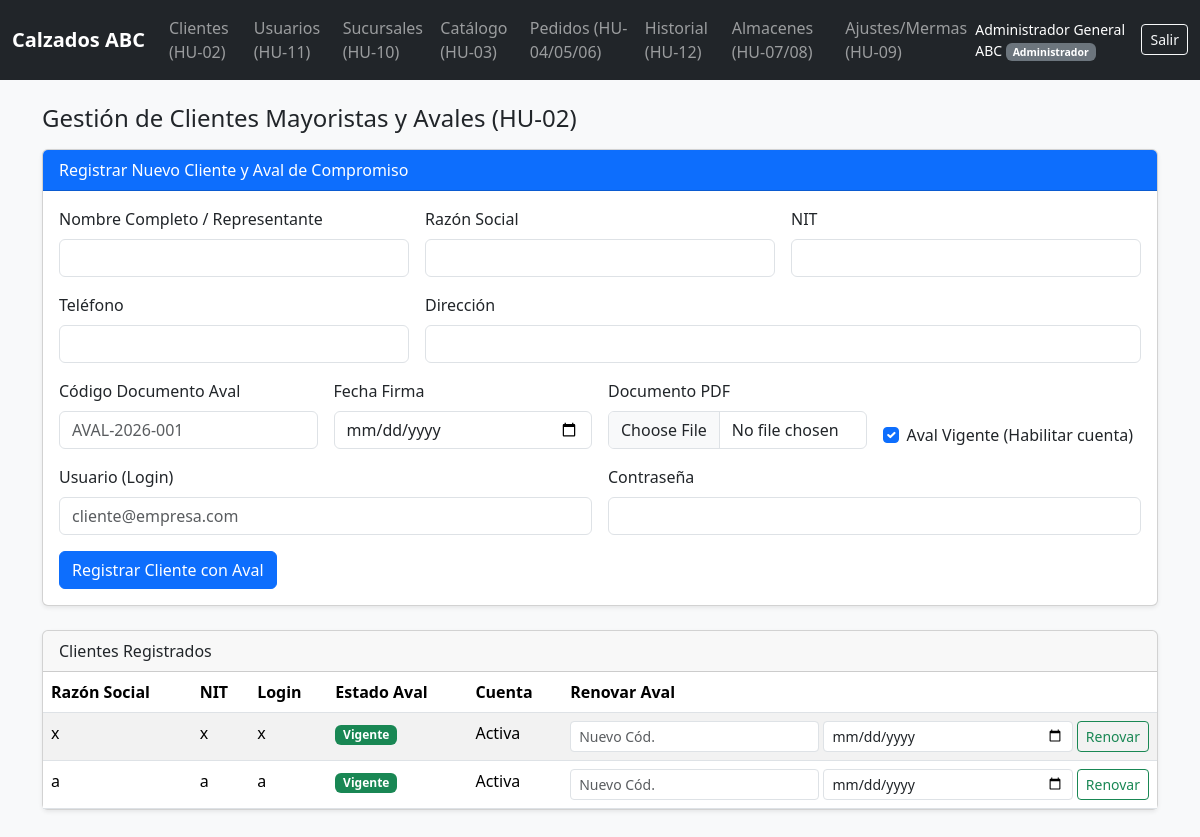
Page /clientes (signed in) on the committed database.
### database.py (models this page shows)
class Cliente(Base):
    __tablename__ = "Cliente"
    id = Column(Integer, ForeignKey("Persona.id"), primary_key=True)
    razon_social = Column(String(150), nullable=False)
    estado_aval = Column(String(30), default="Pendiente", nullable=False)
    persona = relationship("Persona", back_populates="cliente")
    compromisos = relationship("Compromiso", back_populates="cliente", cascade="all, delete-orphan")
    pedidos = relationship("Pedido", back_populates="cliente", cascade="all, delete-orphan")

class Persona(Base):
    __tablename__ = "Persona"
    id = Column(Integer, primary_key=True)
    nombre = Column(String(120), nullable=False)
    nit = Column(String(30), nullable=False)
    telefono = Column(String(30), nullable=False)
    direccion = Column(String(200), nullable=False)
    usuario = relationship("Usuario", back_populates="persona", uselist=False, cascade="all, delete-orphan")
    cliente = relationship("Cliente", back_populates="persona", uselist=False, cascade="all, delete-orphan")

class Usuario(Base):
    __tablename__ = "Usuario"
    id = Column(Integer, ForeignKey("Persona.id"), primary_key=True)
    login = Column(String(100), unique=True, nullable=False)
    password = Column(String(255), nullable=False)
    rol = Column(String(40), nullable=False)
    activo = Column(Boolean, default=True, nullable=False)
    persona = relationship("Persona", back_populates="usuario")

### hu02_clientes.py (the view, shortened to what this page needs)
@hu02_bp.route("/clientes", methods=["GET", "POST"])
@login_required(roles=["Administrador"])
def clientes():
    db = current_app.config["DB_SESSION"]
    cliente_srv = ClienteService(db)
    return render_template("clientes.html", clientes=db.query(Cliente).all())

### app.py (called while the page is built)
def create_app(db_url="sqlite:///calzados_abc.db"):
    app = Flask(__name__)
    app.secret_key = "calzados_abc_sprint2_full_secret_key"
    app.config["UPLOAD_FOLDER"] = os.path.join(os.path.dirname(__file__), "uploads")
    os.makedirs(app.config["UPLOAD_FOLDER"], exist_ok=True)
    db = get_session(db_url)
    app.config["DB_SESSION"] = db
    seed_data(db)
    sync_stocks_with_catalog(db)
    app.register_blueprint(hu01_bp)
    app.register_blueprint(hu02_bp)
    app.register_blueprint(hu03_bp)
    app.register_blueprint(hu04_bp)
    app.register_blueprint(hu07_bp)
    app.register_blueprint(sprint3_bp)
    @app.teardown_appcontext
    def cleanup_session(exception=None):
        db.remove()
    return app

### comunes.py (called while the page is built)
def login_required(roles=None):
    def decorator(f):
        @wraps(f)
        def wrapper(*args, **kwargs):
            if "user_id" not in session:
                return redirect(url_for("hu01.login"))
            if roles and session.get("rol") not in roles:
                flash("Acceso denegado: no tiene permisos para este módulo (RNF-02).", "danger")
                return redirect(url_for("hu01.dashboard"))
            return f(*args, **kwargs)
        return wrapper
    return decorator

### templates/clientes.html (shortened to what this page needs)
{% extends 'base.html' %}
{% block content %}
<h4 class="mb-3">Gestión de Clientes Mayoristas y Avales (HU-02)</h4>
<div class="card mb-4 shadow-sm">
    <div class="card-header bg-primary text-white">Registrar Nuevo Cliente y Aval de Compromiso</div>
    <div class="card-body">
        <form method="POST" enctype="multipart/form-data" class="row g-3">
            <div class="col-md-4">
                <label class="form-label">Nombre Completo / Representante</label>
                <input type="text" name="nombre" class="form-control" required>
            </div>
            <div class="col-md-4">
                <label class="form-label">Razón Social</label>
                <input type="text" name="razon_social" class="form-control" required>
            </div>
            <div class="col-md-4">
                <label class="form-label">NIT</label>
                <input type="text" name="nit" class="form-control" required>
            </div>
            <div class="col-md-4">
                <label class="form-label">Teléfono</label>
                <input type="text" name="telefono" class="form-control" required>
            </div>
            <div class="col-md-8">
                <label class="form-label">Dirección</label>
                <input type="text" name="direccion" class="form-control" required>
            </div>
            <div class="col-md-3">
                <label class="form-label">Código Documento Aval</label>
                <input type="text" name="codigo_documento" class="form-control" placeholder="AVAL-2026-001" required>
            </div>
            <div class="col-md-3">
                <label class="form-label">Fecha Firma</label>
                <input type="date" name="fecha_firma" class="form-control" required>
            </div>
            <div class="col-md-3">
                <label class="form-label">Documento PDF</label>
                <input type="file" name="archivo_pdf" class="form-control" accept=".pdf">
            </div>
            <div class="col-md-3 d-flex align-items-end">
                <div class="form-check">
                    <input class="form-check-input" type="checkbox" name="aval_vigente" id="avalCheck" checked>
                    <label class="form-check-label" for="avalCheck">Aval Vigente (Habilitar cuenta)</label>
                </div>
            </div>
            <div class="col-md-6">
                <label class="form-label">Usuario (Login)</label>
                <input type="text" name="login" class="form-control" placeholder="cliente@empresa.com" required>
            </div>
            <div class="col-md-6">
                <label class="form-label">Contraseña</label>
                <input type="password" name="password" class="form-control" required>
            </div>
            <div class="col-12">
                <button type="submit" class="btn btn-primary">Registrar Cliente con Aval</button>
            </div>
        </form>
    </div>
</div>
<div class="card shadow-sm">
    <div class="card-header">Clientes Registrados</div>
    <div class="table-responsive">
        <table class="table table-striped mb-0">
            <thead>
                <tr>
                    <th>Razón Social</th>
                    <th>NIT</th>
                    <th>Login</th>
                    <th>Estado Aval</th>
                    <th>Cuenta</th>
                    <th>Renovar Aval</th>
                </tr>
            </thead>
            <tbody>
                {% for cli in clientes %}
                <tr>
                    <td>{{ cli.razon_social }}</td>
                    <td>{{ cli.persona.nit }}</td>
                    <td>{{ cli.persona.usuario.login if cli.persona.usuario else '-' }}</td>
                    <td>
                        <span class="badge bg-{{ 'success' if cli.estado_aval == 'Vigente' else 'warning text-dark' }}">
                            {{ cli.estado_aval }}
                        </span>
                    </td>
                    <td>{{ 'Activa' if cli.persona.usuario and cli.persona.usuario.activo else 'Inactiva' }}</td>
                    <td>
                        <form method="POST" class="d-flex gap-1">
                            <input type="text" name="codigo_documento" class="form-control form-control-sm" placeholder="Nuevo Cód." required>
                            <input type="date" name="nueva_fecha_firma" class="form-control form-control-sm" required>
                            <button class="btn btn-sm btn-outline-success">Renovar</button>
                        </form>
                    </td>
                </tr>
                {% endfor %}
            </tbody>
        </table>
    </div>
</div>
{% endblock %}

### rows in the picture
Cliente: razon_social "x", persona.nit "x", persona.usuario "x", estado_aval "Vigente"
Usuario: activo "Activa"
Cliente: razon_social "a", persona.nit "a", persona.usuario "a", estado_aval "Vigente"
Usuario: activo "Activa"

### other values in the picture
{{ session.get('nombre') }} "Administrador General ABC"
{{ session.get('rol') }} "Administrador"
